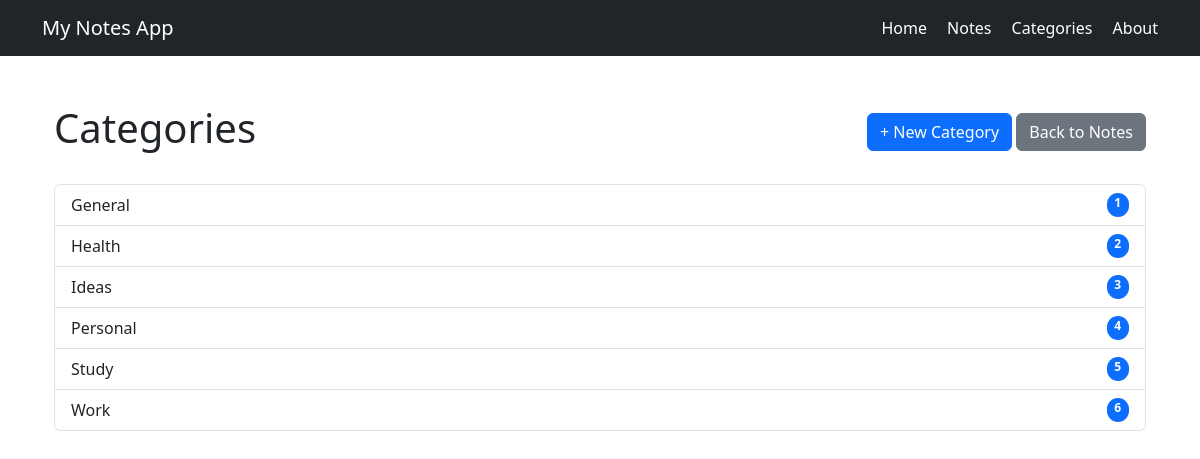
The page /categories on the database as committed earlier.
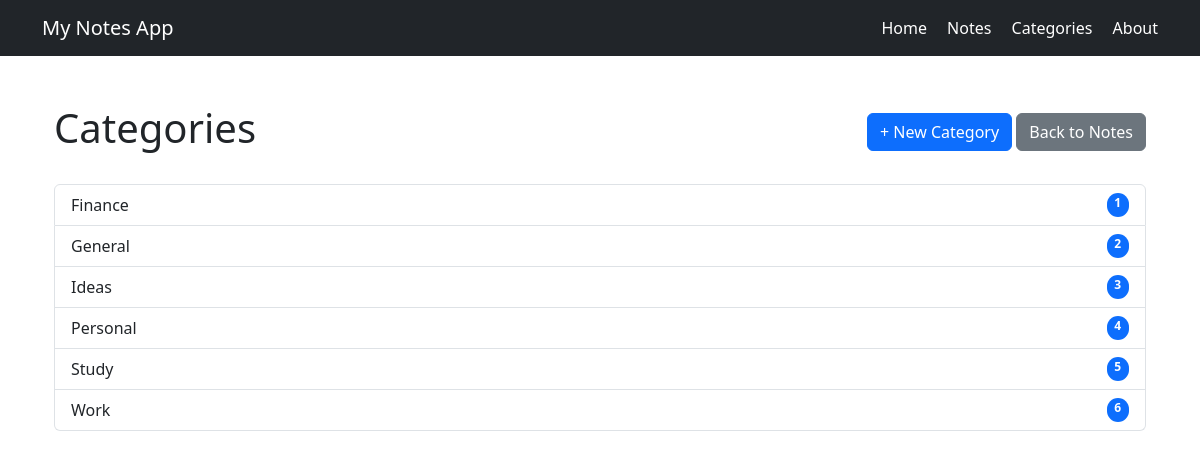
The same page on the database as committed later.
### tables this page shows
CREATE TABLE categories (
            id INTEGER PRIMARY KEY AUTOINCREMENT,
            name TEXT NOT NULL UNIQUE
        );

### app.py (the view)
@app.route("/categories")
def categories():
    category_list = get_all_categories()
    return render_template(
        "categories.html",
        categories=category_list
    )

### app.py (called while the page is built)
def get_db_connection():
    connection = sqlite3.connect(DATABASE)
    connection.row_factory = sqlite3.Row
    return connection

def get_all_categories():
    connection = get_db_connection()
    categories = connection.execute(
        "SELECT * FROM categories ORDER BY name ASC"
    ).fetchall()
    connection.close()
    return categories

### templates/categories.html (shortened to what this page needs)
{% extends "base.html" %}
{% block content %}
<div class="container mt-4">
<div class="d-flex justify-content-between align-items-center mb-4">
    <h1>Categories</h1>
    <div>
        <a href="{{ url_for('create_category') }}"
           class="btn btn-primary">
            + New Category
        </a>
        <a href="{{ url_for('notes') }}"
           class="btn btn-secondary">
            Back to Notes
        </a>
    </div>
</div>
{% if categories %}
    <div class="list-group">
        {% for category in categories %}
            <div class="list-group-item d-flex justify-content-between">
                <span>
                    {{ category['name'] }}
                </span>
                <span class="badge bg-primary rounded-pill">
                    {{ loop.index }}
                </span>
            </div>
        {% endfor %}
    </div>
{% else %}
    <div class="alert alert-warning">
        No categories found.
    </div>
{% endif %}
</div>
{% endblock %}

### templates/base.html (shortened to what this page needs)
<!DOCTYPE html>
<html lang="en">
<head>
<link
    href="https://cdn.jsdelivr.net/npm/bootstrap@5.3.3/dist/css/bootstrap.min.css"
    rel="stylesheet"
>
</head>
<body>
<nav class="navbar navbar-expand-lg bg-dark navbar-dark">
    <div class="container">
        <a
            class="navbar-brand"
            href="{{ url_for('home') }}"
        >
            My Notes App
        </a>
        <div>
            <a
                class="text-white me-3 text-decoration-none"
                href="{{ url_for('home') }}"
            >
                Home
            </a>
            <a
                class="text-white me-3 text-decoration-none"
                href="{{ url_for('notes') }}"
            >
                Notes
            </a>
            <a
                class="text-white me-3 text-decoration-none"
                href="{{ url_for('categories') }}"
            >
                Categories
            </a>
            <a
                class="text-white text-decoration-none"
                href="{{ url_for('about') }}"
            >
                About
            </a>
        </div>
    </div>
</nav>
<main class="container mt-5">
    {% block content %}
    {% endblock %}
</main>
</body>
</html>

Rows that differ between the two databases and show on the page:
removed categories: name "Health"
added categories: name "Finance"
